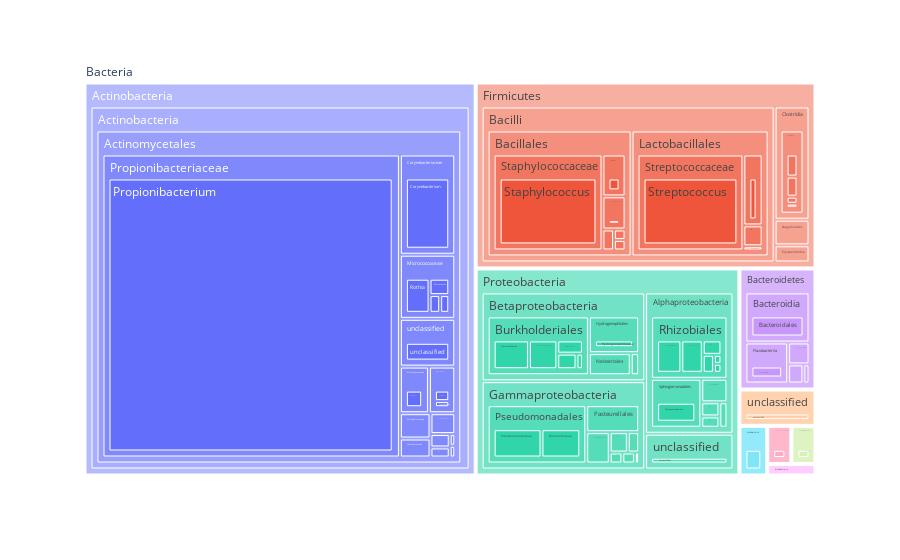

Here is the notebook cell this chart was saved with:
### Code cell
"""
Figure 4 : TreeMap hiérachique
"""
dfex = px.data.tips()
df2 = getDFTreeMapTaxo(df)
fig = px.treemap(df2, path=['Regne', 'Phylum', 'Classe','Ordre', 'Famille', 'Genre'], 
                 values='door_in_1')
fig.show()

### Figure 1 — Plotly figure (JSON) as saved in the notebook; plotly's stock layout.template omitted (floating-point values rounded to 4 significant figures; data arrays with more than 128 entries replaced by an {"elided": "..."} marker saying what was removed)
{"data": [{"branchvalues": "total", "domain": {"x": [0, 1], "y": [0, 1]}, "hovertemplate": "labels=%{label}<br>door_in_1=%{value}<br>parent=%{parent}<br>id=%{id}<extra></extra>", "ids": {"elided": "816 str values"}, "labels": {"elided": "816 str values"}, "name": "", "parents": {"elided": "816 str values"}, "type": "treemap", "values": {"elided": "816 int values"}}], "layout": {"legend": {"tracegroupgap": 0}, "margin": {"t": 60}}}
